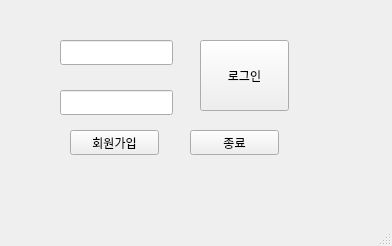
<?xml version="1.0" encoding="UTF-8"?>
<ui version="4.0">
 <class>login</class>
 <widget class="QMainWindow" name="login">
  <property name="geometry">
   <rect>
    <x>0</x>
    <y>0</y>
    <width>392</width>
    <height>246</height>
   </rect>
  </property>
  <property name="windowTitle">
   <string>login</string>
  </property>
  <widget class="QWidget" name="centralwidget">
   <widget class="QLineEdit" name="id_text">
    <property name="geometry">
     <rect>
      <x>60</x>
      <y>40</y>
      <width>113</width>
      <height>25</height>
     </rect>
    </property>
   </widget>
   <widget class="QLineEdit" name="pw_text">
    <property name="geometry">
     <rect>
      <x>60</x>
      <y>90</y>
      <width>113</width>
      <height>25</height>
     </rect>
    </property>
    <property name="echoMode">
     <enum>QLineEdit::Password</enum>
    </property>
   </widget>
   <widget class="QPushButton" name="login_btn">
    <property name="geometry">
     <rect>
      <x>200</x>
      <y>40</y>
      <width>89</width>
      <height>71</height>
     </rect>
    </property>
    <property name="text">
     <string>로그인</string>
    </property>
   </widget>
   <widget class="QPushButton" name="signup_btn">
    <property name="geometry">
     <rect>
      <x>70</x>
      <y>130</y>
      <width>89</width>
      <height>25</height>
     </rect>
    </property>
    <property name="text">
     <string>회원가입</string>
    </property>
   </widget>
   <widget class="QPushButton" name="exit_btn">
    <property name="geometry">
     <rect>
      <x>190</x>
      <y>130</y>
      <width>89</width>
      <height>25</height>
     </rect>
    </property>
    <property name="text">
     <string>종료</string>
    </property>
   </widget>
  </widget>
  <widget class="QMenuBar" name="menubar">
   <property name="geometry">
    <rect>
     <x>0</x>
     <y>0</y>
     <width>392</width>
     <height>22</height>
    </rect>
   </property>
  </widget>
  <widget class="QStatusBar" name="statusbar"/>
 </widget>
 <resources/>
 <connections/>
</ui>
